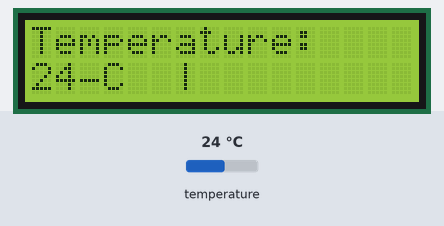
This sketch was run on a simulated Arduino Uno, built with avr-gcc and run on an emulated ATmega328P. On the bench: 16×2 character LCD. The test bench sets the inputs (shaded band); at power-on: temperature 24 °C.

Above: at 1.2 s.
1.3 s: temperature set to 12 °C
At 3.3 s:
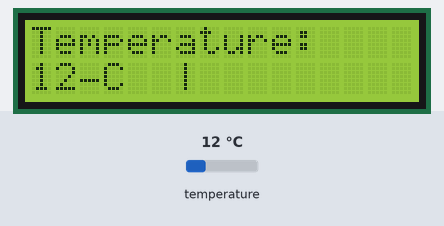
3.6 s: temperature set to 19 °C
At 5.2 s:
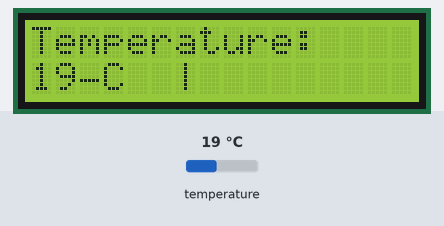
6.1 s: temperature set to 28 °C
At 8.2 s:
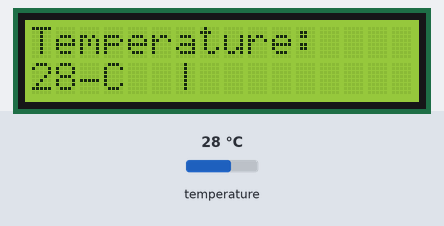
Timing chart, 0 to 9.7 s (numbered marks = the images above; inputs shaded):
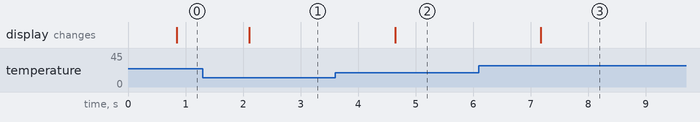

The sketch:

temperature.ino.ino
```cpp
#include <OneWire.h>
#include <DallasTemperature.h>
#include <LiquidCrystal.h>

// Data wire is plugged into digital pin 2 on the Arduino
#define ONE_WIRE_BUS 8

const int rs = 12, en = 11, d4 = 5, d5 = 4, d6 = 3, d7 = 2;
//const int sensorPin = D7;

LiquidCrystal lcd(rs, en, d4, d5, d6, d7);

// Setup a oneWire instance to communicate with any OneWire device
OneWire oneWire(ONE_WIRE_BUS);

// Pass oneWire reference to DallasTemperature library
DallasTemperature sensors(&oneWire);

void setup(void)
{
  lcd.begin(16, 2);
  lcd.print("Temperature: ");
  sensors.begin();  // Start up the library
  Serial.begin(9600);
}

void loop(void)
{
  // Send the command to get temperatures
  sensors.requestTemperatures();

  //print the temperature in Celsius

  lcd.setCursor(0, 1);
  int temperature = sensors.getTempCByIndex(0);


  lcd.print(temperature);
  lcd.print((char)176);//shows degrees character
  lcd.print("C  |  ");

  //print the temperature in Fahrenheit
  //Serial.print((sensors.getTempCByIndex(0) * 9.0) / 5.0 + 32.0);
  //Serial.print((char)176);//shows degrees character
  //Serial.println("F");

  delay(500);
}
```

Measured:
- after the input at 1.3 s, the display: changes after 0.81 s (image 1)
- after the input at 3.6 s, the display: changes after 1.0 s (image 2)
- after the input at 6.1 s, the display: changes after 1.1 s (image 3)
